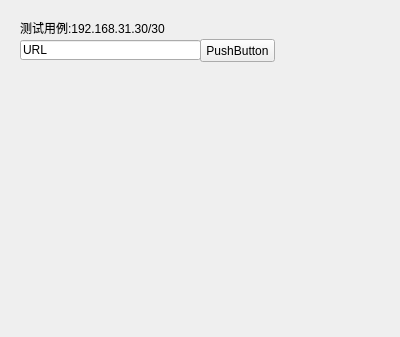
<?xml version="1.0" encoding="UTF-8"?>
<ui version="4.0">
 <class>TCPIsLived</class>
 <widget class="QWidget" name="TCPIsLived">
  <property name="geometry">
   <rect>
    <x>0</x>
    <y>0</y>
    <width>400</width>
    <height>337</height>
   </rect>
  </property>
  <property name="windowTitle">
   <string>Form</string>
  </property>
  <widget class="QPushButton" name="pushButton">
   <property name="geometry">
    <rect>
     <x>200</x>
     <y>39</y>
     <width>75</width>
     <height>23</height>
    </rect>
   </property>
   <property name="text">
    <string>PushButton</string>
   </property>
  </widget>
  <widget class="QLineEdit" name="lineEdit">
   <property name="geometry">
    <rect>
     <x>20</x>
     <y>40</y>
     <width>181</width>
     <height>20</height>
    </rect>
   </property>
   <property name="text">
    <string>URL</string>
   </property>
  </widget>
  <widget class="QLabel" name="label">
   <property name="geometry">
    <rect>
     <x>20</x>
     <y>20</y>
     <width>231</width>
     <height>16</height>
    </rect>
   </property>
   <property name="text">
    <string>测试用例:192.168.31.30/30</string>
   </property>
  </widget>
 </widget>
 <resources/>
 <connections/>
</ui>
